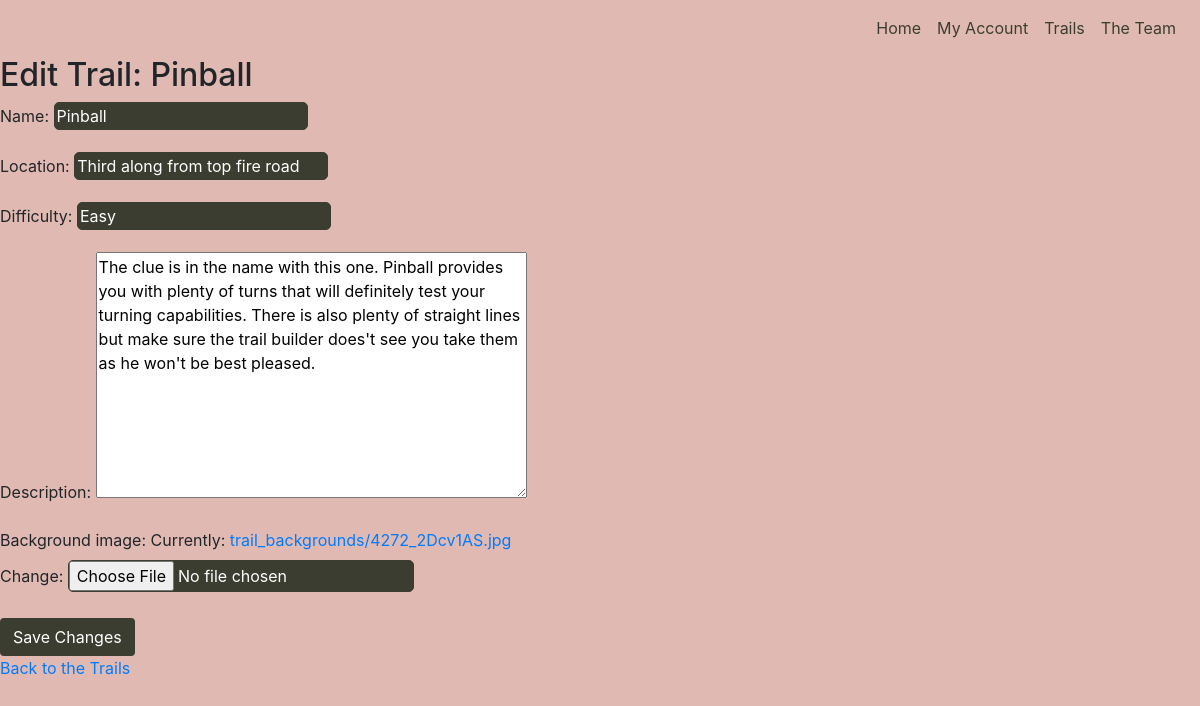
Page /trails/edit_trail/6/ on the committed database.
### trails/models.py (models this page shows, shortened)
class Trail(models.Model):
    name = models.CharField(max_length=200)
    location = models.CharField(max_length=200)
    difficulty = models.CharField(max_length=50)
    description = models.TextField()
    background_image = models.ImageField(upload_to='trail_backgrounds/', null=True)

### trails/views.py (the view)
# urls.py: path('edit_trail/<int:trail_id>/', edit_trail, name='edit_trail'),
def edit_trail(request, trail_id):
    trail = get_object_or_404(Trail, id=trail_id)
    if request.method == 'POST':
        form = TrailForm(request.POST, request.FILES, instance=trail)
        if form.is_valid():
            form.save()
            return redirect('trails')
    else:
        form = TrailForm(instance=trail)
    return render(request, 'trails/edit_trail.html', {'form': form, 'trail': trail})

### trails/forms.py
class TrailForm(forms.ModelForm):
    class Meta:
        model = Trail
        fields = ['name', 'location', 'difficulty', 'description', 'background_image']

### trails/templates/trails/edit_trail.html (shortened to what this page needs)
{% extends "base.html" %}
{% load static %}
{% block extra_css %}
    <link rel="stylesheet" href="{% static 'trails/css/trails.css' %}">
{% endblock %}
{% block content %}
    <h2>Edit Trail: {{ trail.name }}</h2>
    <form method="POST" enctype="multipart/form-data">
        {{ form.as_p }}
        <button type="submit" class="btn">Save Changes</button>
    </form>
    <a href="{% url 'trails' %}">Back to the Trails</a>
{% endblock %}

### static/css/base.css (style rules this page uses)
html { height: 100%; }
.btn { background-color: #3b3d30; color: white; margin-top: 10px; }
form input { background-color: #3b3d30; color: white; border: solid 1px #3b3d30; border-radius: 5px; }

### rows in the picture
Trail: name "Pinball", location "Third along from top fire road", difficulty "Easy", description "The clue is in the name with this one. Pinball provides you with plenty of turns that will definitely test your turning capabilities. There is also plenty of straight lines but make sure the trail builder does't see you take them as he won't be best pleased."
